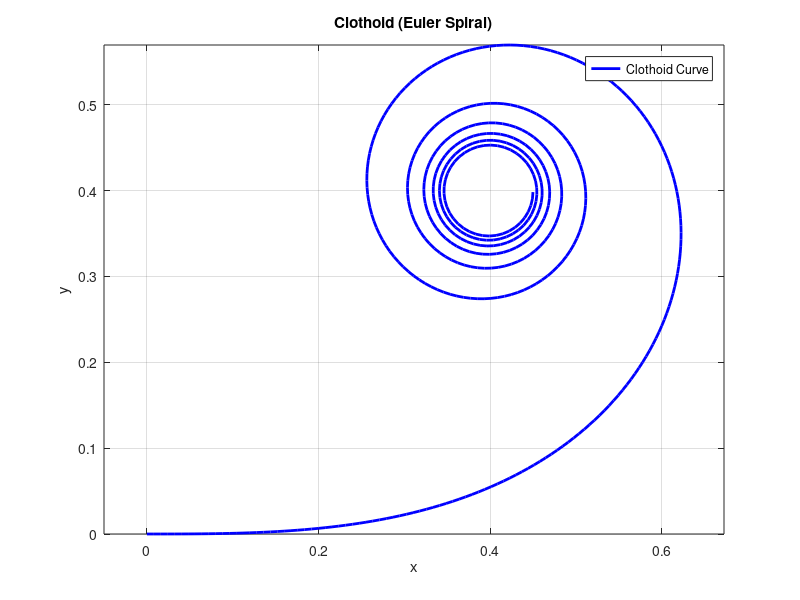
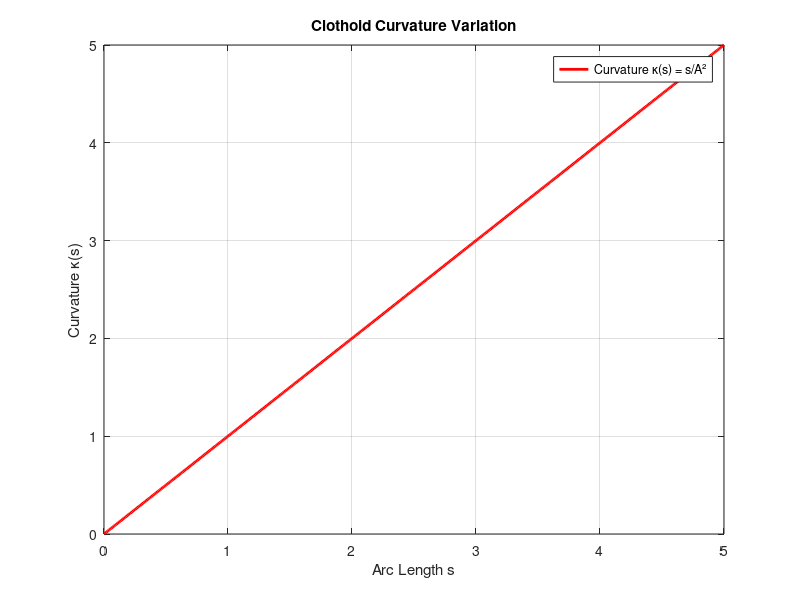

The MATLAB script that drew these images, in order:
clc; clear; close all;

% Define clothoid parameters
A = 1;        % Clothoid parameter (adjustable)
s_max = 5;    % Maximum arc length
s = linspace(0, s_max, 500); % Arc length values

% Define Fresnel integrals using numerical integration
C = zeros(size(s));
S = zeros(size(s));

for i = 1:length(s)
    C(i) = integral(@(u) cos(pi * u.^2 / 2), 0, s(i));
    S(i) = integral(@(u) sin(pi * u.^2 / 2), 0, s(i));
end

% Compute clothoid coordinates
x = A * sqrt(2/pi) * C;
y = A * sqrt(2/pi) * S;

% Plot the clothoid
figure;
plot(x, y, 'b', 'LineWidth', 2);
axis equal;
grid on;
xlabel('x');
ylabel('y');
title('Clothoid (Euler Spiral)');
legend('Clothoid Curve');

% Optional: Plot curvature (κ = s/A²) along the curve
figure;
plot(s, s / A^2, 'r', 'LineWidth', 2);
grid on;
xlabel('Arc Length s');
ylabel('Curvature κ(s)');
title('Clothoid Curvature Variation');
legend('Curvature κ(s) = s/A²');
